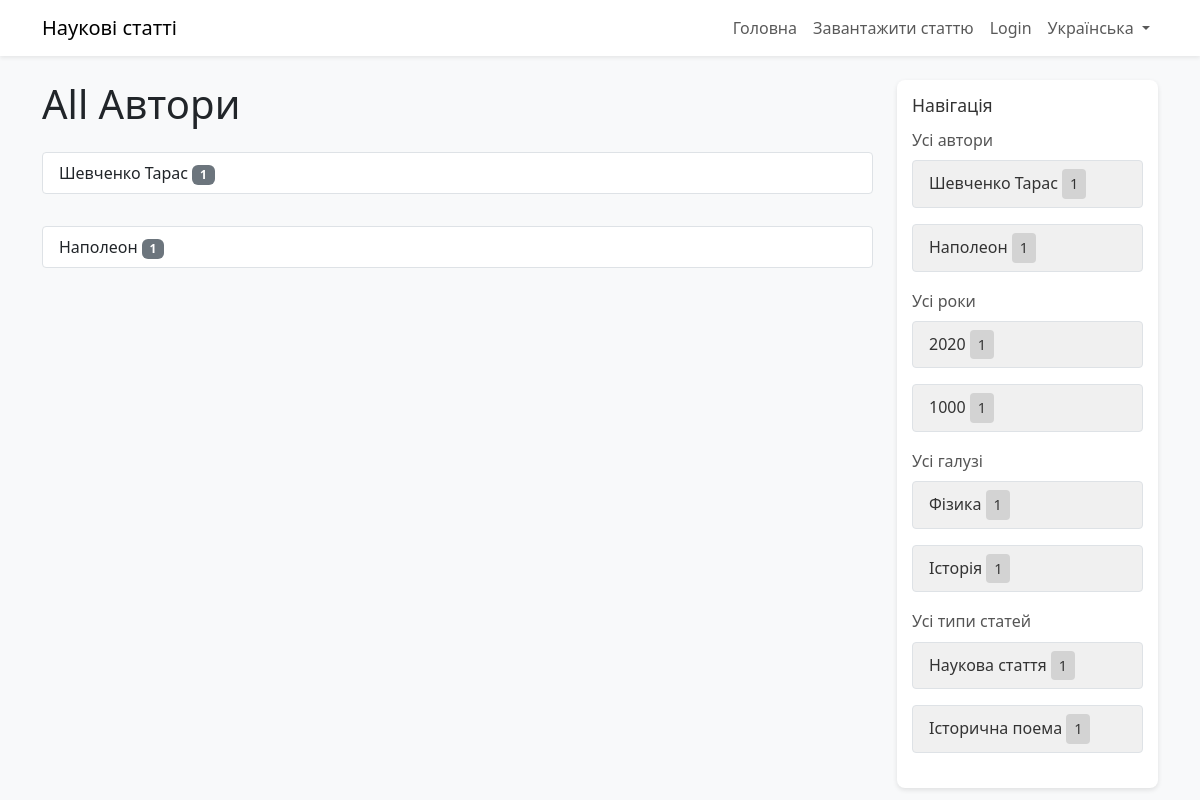
The page /uk/tag/author/ on the database as committed earlier.
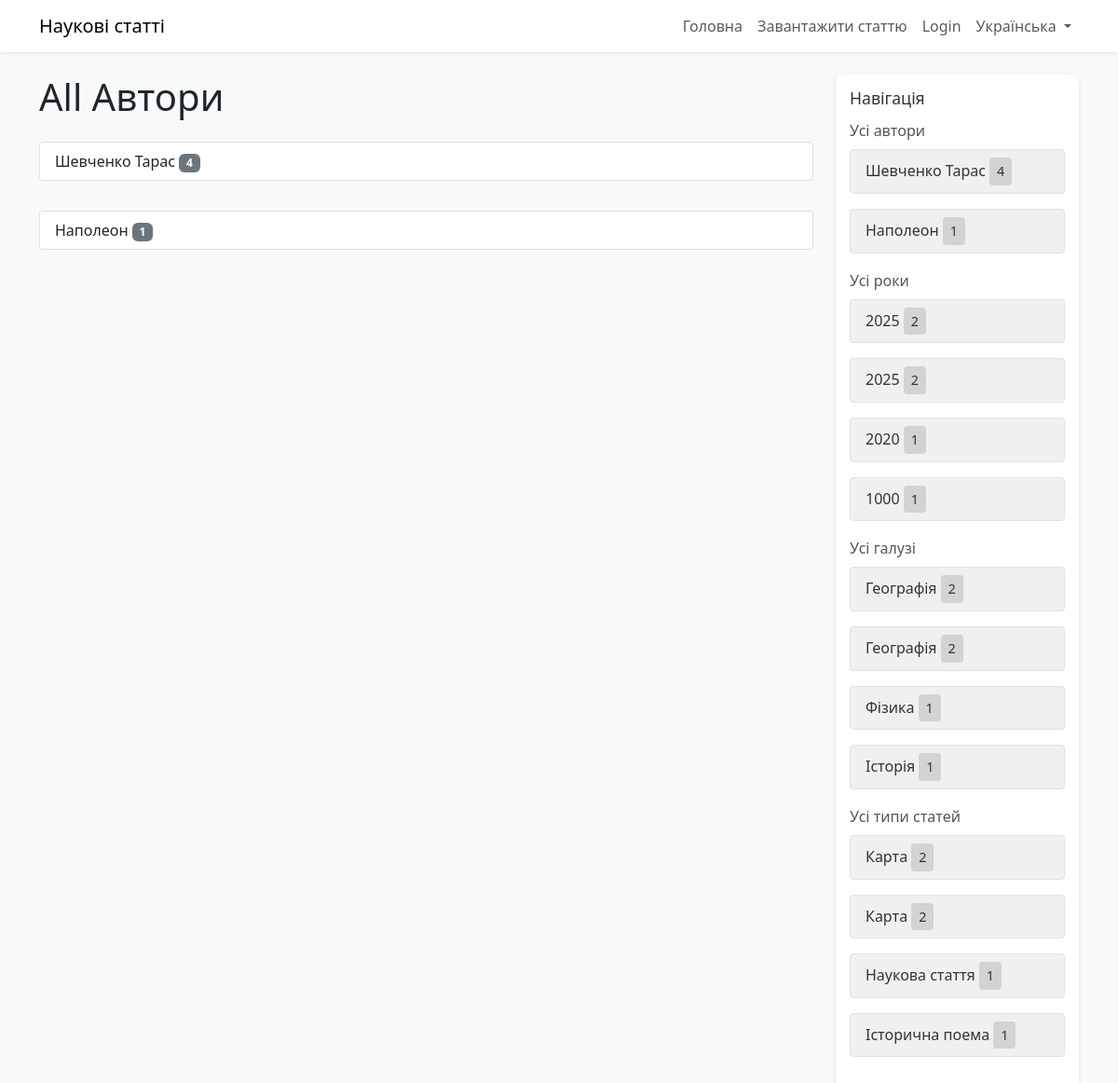
The same page on the database as committed later.
### papers/models.py (models this page shows, shortened)
class Tag(models.Model):
    name = models.CharField(max_length=100)
    category = models.CharField(max_length=50)
    STATUS_CHOICES = (
        ('pending', 'Pending'),
        ('approved', 'Approved'),
        ('rejected', 'Rejected'),
    )
    status = models.CharField(max_length=20, choices=STATUS_CHOICES, default='approved')  # Existing tags are approved

### papers/views.py (the view)
# urls.py: path('tag/<str:category>/', views.tag_list, name='tag_list'),
def tag_list(request, category):
    tags = Tag.objects.filter(category=category, status='approved').annotate(num_papers=Count('papers', filter=Q(papers__status='approved'))).filter(num_papers__gt=0)
    top_tags = {
        'author': Tag.objects.filter(category='author', status='approved')
                            .annotate(num_papers=Count('papers', filter=Q(papers__status='approved')))
                            .filter(num_papers__gt=0)
                            .order_by('-num_papers')[:5],
        'field': Tag.objects.filter(category='field', status='approved')
                           .annotate(num_papers=Count('papers', filter=Q(papers__status='approved')))
                           .filter(num_papers__gt=0)
                           .order_by('-num_papers')[:5],
        'paper_type': Tag.objects.filter(category='paper_type', status='approved')
                                .annotate(num_papers=Count('papers', filter=Q(papers__status='approved')))
                                .filter(num_papers__gt=0)
                                .order_by('-num_papers')[:5],
        'year': Tag.objects.filter(category='year', status='approved')
                          .annotate(num_papers=Count('papers', filter=Q(papers__status='approved')))
                          .filter(num_papers__gt=0)
                          .order_by('-num_papers')[:5],
    }
    return render(request, 'papers/tag_list.html', {'tags': tags, 'category': category, 'top_tags': top_tags})

### papers/templates/papers/tag_list.html (shortened to what the changed rows need)
<!DOCTYPE html>
{% load i18n static %}
{% get_current_language as LANGUAGE_CODE %}
<html lang="{{ LANGUAGE_CODE }}">
<head>
    <link href="https://cdn.jsdelivr.net/npm/bootstrap@5.3.0/dist/css/bootstrap.min.css" rel="stylesheet">
    <link href="https://cdn.jsdelivr.net/npm/select2@4.1.0-rc.0/dist/css/select2.min.css" rel="stylesheet">
    <link rel="stylesheet" href="{% static 'papers/css/styles.css' %}">
</head>
<body class="bg-light">
    <div class="container mt-4">
        <div class="row">
            <div class="col-lg-9">
                <h1 class="mb-4">
                    {% trans "All" %}
                    {% if category == 'author' %}{% trans "Authors" %}{% endif %}
                </h1>
                <div class="list-group">
                    {% for tag in tags %}
                    <a href="{% url 'search_results' %}?{% if category == 'author' %}tags_author{% elif category == 'year' %}tags_year{% elif category == 'field' %}tags_field{% elif category == 'paper_type' %}tags_paper_type{% endif %}={{ tag.id }}" class="list-group-item list-group-item-action mb-3" style="border: 1px solid #dee2e6 !important;">
                        {{ tag.name }} <span class="badge bg-secondary">{{ tag.num_papers|default:"0" }}</span>
                    </a>
                    {% empty %}
                    <p>{% trans "No tags found" %}</p>
                    {% endfor %}
                </div>
            </div>
            <div class="col-lg-3">
                <div class="sidebar">
                    <div class="nav-section">
                        <div class="list-group">
                            {% for tag in top_tags.author %}
                            <a href="{% url 'search_results' %}?tags_author={{ tag.id }}" class="list-group-item list-group-item-action tag-box">
                                {{ tag.name }} <span class="counter-box">{{ tag.num_papers|default:"0" }}</span>
                            </a>
                            {% empty %}
                            <div class="list-group-item">{% trans "No authors" %}</div>
                            {% endfor %}
                        </div>
                    </div>
                    <div class="nav-section">
                        <div class="list-group">
                            {% for tag in top_tags.year %}
                            <a href="{% url 'search_results' %}?tags_year={{ tag.id }}" class="list-group-item list-group-item-action tag-box">
                                {{ tag.name }} <span class="counter-box">{{ tag.num_papers|default:"0" }}</span>
                            </a>
                            {% empty %}
                            <div class="list-group-item">{% trans "No years" %}</div>
                            {% endfor %}
                        </div>
                    </div>
                    <div class="nav-section">
                        <div class="list-group">
                            {% for tag in top_tags.field %}
                            <a href="{% url 'search_results' %}?tags_field={{ tag.id }}" class="list-group-item list-group-item-action tag-box">
                                {{ tag.name }} <span class="counter-box">{{ tag.num_papers|default:"0" }}</span>
                            </a>
                            {% empty %}
                            <div class="list-group-item">{% trans "No fields" %}</div>
                            {% endfor %}
                        </div>
                    </div>
                    <div class="nav-section">
                        <div class="list-group">
                            {% for tag in top_tags.paper_type %}
                            <a href="{% url 'search_results' %}?tags_paper_type={{ tag.id }}" class="list-group-item list-group-item-action tag-box">
                                {{ tag.name }} <span class="counter-box">{{ tag.num_papers|default:"0" }}</span>
                            </a>
                            {% empty %}
                            <div class="list-group-item">{% trans "No paper types" %}</div>
                            {% endfor %}
                        </div>
                    </div>
                </div>
            </div>
        </div>
    </div>
</body>
</html>

Rows that differ between the two databases and show on the page:
computed for Tag "Шевченко Тарас": num_papers "1" → "4"
added Tag: name "2025", num_papers "2", shown under "Усі роки"
added Tag: name "2025", num_papers "2", shown under "Усі роки"
added Tag: name "Географія", num_papers "2", shown under "Усі галузі"
added Tag: name "Географія", num_papers "2", shown under "Усі галузі"
added Tag: name "Карта", num_papers "2", shown under "Усі типи статей"
added Tag: name "Карта", num_papers "2", shown under "Усі типи статей"
